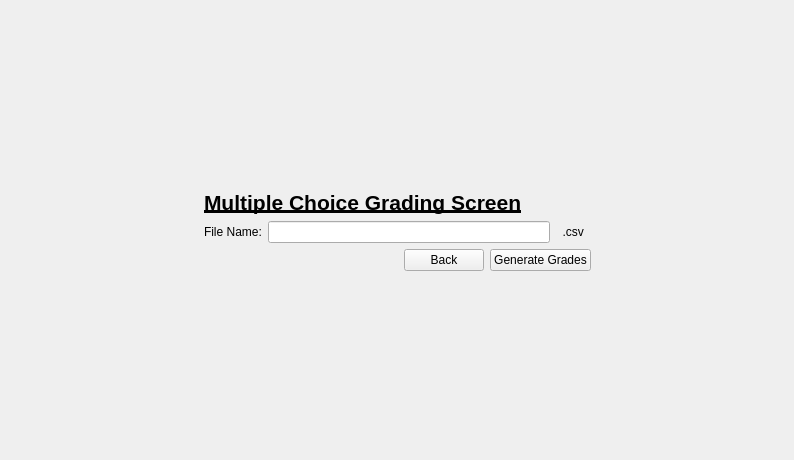
<?xml version="1.0" encoding="UTF-8"?>
<ui version="4.0">
 <class>MultipleChoiceGradingScreen</class>
 <widget class="QWidget" name="MultipleChoiceGradingScreen">
  <property name="geometry">
   <rect>
    <x>0</x>
    <y>0</y>
    <width>794</width>
    <height>460</height>
   </rect>
  </property>
  <property name="sizePolicy">
   <sizepolicy hsizetype="Preferred" vsizetype="Preferred">
    <horstretch>0</horstretch>
    <verstretch>0</verstretch>
   </sizepolicy>
  </property>
  <property name="windowTitle">
   <string>Form</string>
  </property>
  <layout class="QGridLayout" name="gridLayout_2">
   <item row="5" column="1">
    <spacer name="verticalSpacer_2">
     <property name="orientation">
      <enum>Qt::Vertical</enum>
     </property>
     <property name="sizeHint" stdset="0">
      <size>
       <width>20</width>
       <height>40</height>
      </size>
     </property>
    </spacer>
   </item>
   <item row="2" column="2">
    <spacer name="horizontalSpacer_4">
     <property name="orientation">
      <enum>Qt::Horizontal</enum>
     </property>
     <property name="sizeHint" stdset="0">
      <size>
       <width>40</width>
       <height>20</height>
      </size>
     </property>
    </spacer>
   </item>
   <item row="2" column="0">
    <spacer name="horizontalSpacer_3">
     <property name="orientation">
      <enum>Qt::Horizontal</enum>
     </property>
     <property name="sizeHint" stdset="0">
      <size>
       <width>40</width>
       <height>20</height>
      </size>
     </property>
    </spacer>
   </item>
   <item row="0" column="1">
    <spacer name="verticalSpacer">
     <property name="orientation">
      <enum>Qt::Vertical</enum>
     </property>
     <property name="sizeHint" stdset="0">
      <size>
       <width>20</width>
       <height>40</height>
      </size>
     </property>
    </spacer>
   </item>
   <item row="1" column="1">
    <widget class="QLabel" name="label">
     <property name="font">
      <font>
       <pointsize>16</pointsize>
       <weight>75</weight>
       <bold>true</bold>
       <underline>true</underline>
      </font>
     </property>
     <property name="text">
      <string>Multiple Choice Grading Screen</string>
     </property>
    </widget>
   </item>
   <item row="2" column="1">
    <layout class="QVBoxLayout" name="verticalLayout">
     <item>
      <layout class="QGridLayout" name="gridLayout">
       <item row="2" column="2">
        <widget class="QLabel" name="label_3">
         <property name="text">
          <string>  .csv  </string>
         </property>
        </widget>
       </item>
       <item row="2" column="0">
        <widget class="QLabel" name="label_2">
         <property name="text">
          <string>File Name:</string>
         </property>
        </widget>
       </item>
       <item row="2" column="1">
        <widget class="QLineEdit" name="gradeFileEdit"/>
       </item>
      </layout>
     </item>
     <item>
      <layout class="QGridLayout" name="gridLayout_3">
       <item row="0" column="0">
        <spacer name="horizontalSpacer">
         <property name="orientation">
          <enum>Qt::Horizontal</enum>
         </property>
         <property name="sizeType">
          <enum>QSizePolicy::Expanding</enum>
         </property>
         <property name="sizeHint" stdset="0">
          <size>
           <width>200</width>
           <height>20</height>
          </size>
         </property>
        </spacer>
       </item>
       <item row="0" column="2">
        <widget class="QPushButton" name="generateGradesButton">
         <property name="text">
          <string>Generate Grades</string>
         </property>
        </widget>
       </item>
       <item row="0" column="1">
        <widget class="QPushButton" name="backButton">
         <property name="text">
          <string>Back</string>
         </property>
        </widget>
       </item>
      </layout>
     </item>
    </layout>
   </item>
  </layout>
 </widget>
 <resources/>
 <connections/>
</ui>
